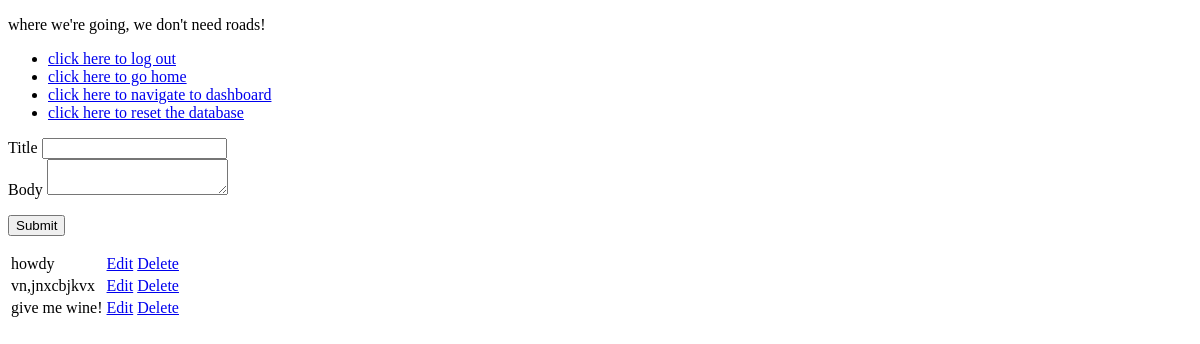
Page /dashboard (signed in) on the earlier database version.
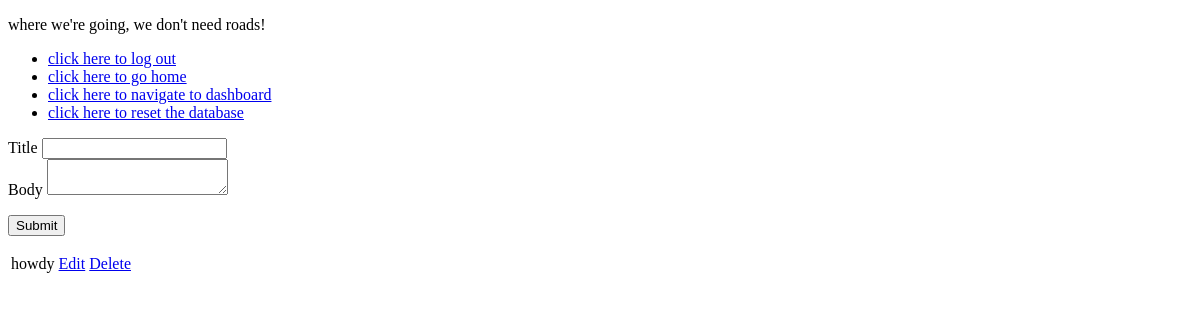
Same page on the later database version.
### tables this page shows
CREATE TABLE post(
id INTEGER PRIMARY KEY AUTOINCREMENT,
title VARCHAR(100),
published TEXT,
author VARCHAR(100),
text VARCHAR(200000)
);

### app.py (the view)
@app.route('/dashboard', methods=['POST', 'GET'])
def dashboard():
    if 'username' not in session:
        return redirect(url_for('login'))
    con = sqlite3.connect('my_blog.db')
    cur = con.cursor()
    if request.method == 'POST':
        cur.execute('INSERT INTO post ("title", "text", "author", "published") VALUES (?,?,?,?)',
                    (request.form['title'], request.form['body'], session['username'], datetime.now()))
        con.commit()
    posts = cur.execute('SELECT title, text, id FROM post').fetchall()
    con.close()
    return render_template('dashboard.html', my_form=NewEntryForm(), posts=posts)

### app.py
class NewEntryForm(Form):
    title = StringField(u'Title', [validators.required(), validators.length(max=200)])
    body = TextAreaField(u'Body', [validators.required(), validators.length(max=200000)])

### templates/dashboard.html (shortened to what this page needs)
<!DOCTYPE html>
<html lang="en">
<head>
</head>
<body>
    <p>where we're going, we don't need roads!</p>
    {% include 'nav.html' %}
    <form action="" method=post>
        <div>
            {{ my_form.title.label }} {{ my_form.title }}
        </div>
        <div>
            {{ my_form.body.label }} {{ my_form.body }}
        </div>
        <p><input type=submit></p>
    </form>
<table>
{% for post in posts %}
    <tr>
        <td>{{ post[0] }}</td>
        <td><a href="/edit/{{ post[2] }}">Edit</a></td>
        <td><a href="/delete/{{ post[2] }}">Delete</a></td>
    </tr>
{% endfor %}
</table>
</body>
</html>

Differences in the rows shown:
removed post: title "vn,jnxcbjkvx"
removed post: title "give me wine!"
